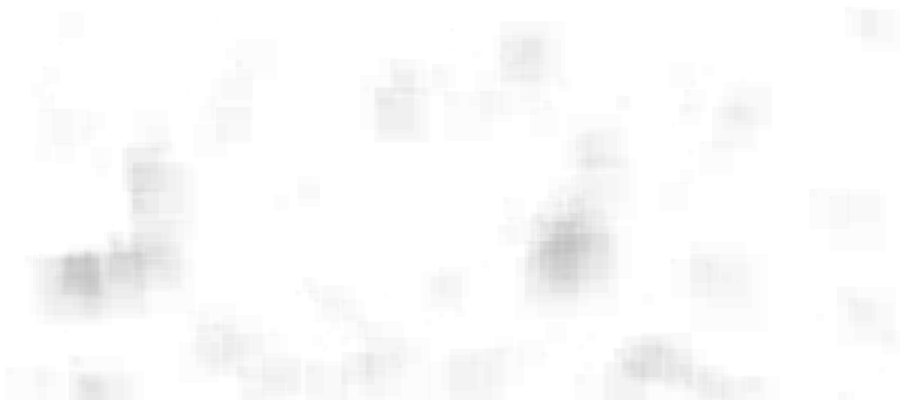
Frame 1 (no input)
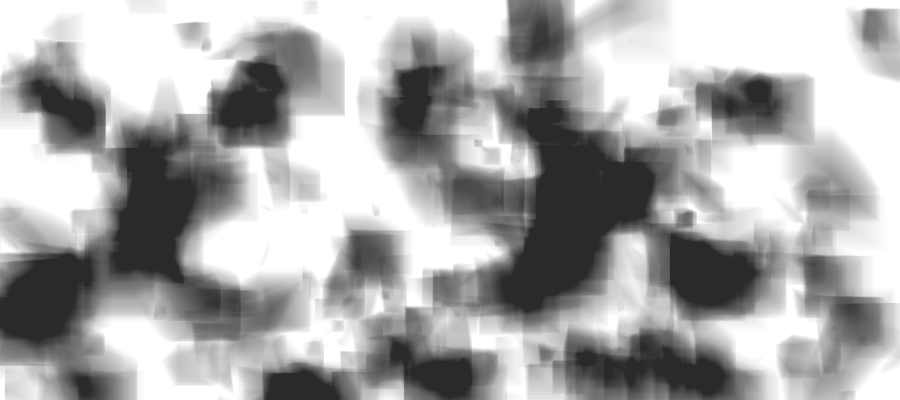
Frame 60 (the mouse pressed at the canvas centre just before this capture)
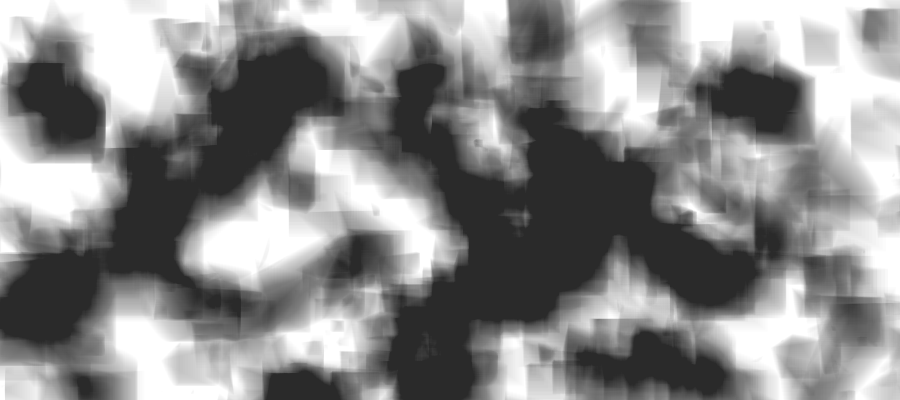
Frame 120 (the mouse held since frame 60 and released just before this capture)

The Processing sketch that drew these frames (run headless with seeded random() and noise(); from frame 60 on, the mouse is pressed at the canvas centre):

// Processing sketch: processing_86454
// ── processing_86454.pde

Rect[] Rects = new Rect[150];   

void setup() {

  size(900, 400); 
  background(255);
  smooth();
  noStroke();
  for (int i=0; i < Rects.length; i++) 
    Rects[i] = new Rect();
}

void draw() {
  for (int i=0; i<Rects.length; i++) {
    Rects[i].draw();
  }
}

//================================= 

class Rect {

  // properties
  float x, y, rad, xSpd, ySpd;

  // constructor
  Rect () {
    x = random(width);
    y = random(height);
    rad = random(1);
    xSpd = random(-1, 1); 	
    ySpd = random(-1, 1);
  }

  void draw() {

    float scale = cos(frameCount/200.0);// -1 -> 1
    float radScale = 70 + (scale*20);
    float radius = (rad * radScale);
    float spdScale = 10 -(10*(.5+scale/2.0)); // 0,10 (inverse)
    frameRate(5+spdScale*3);    
    
    x += xSpd * (2+spdScale/2);
    y += ySpd * (2+spdScale/2);
    
    //println(scale);

    if (x > (width+radius)) 
      x = 0 - radius;
    if (x < (0-radius)) 
      x = width+radius;
    if (y > (height+radius)) 
      y = 0 - radius;
    if (y < (0-radius)) 
      y = height+radius;

    for (int i=0; i<Rects.length; i++) {

      Rect otherCirc = Rects[i];
      float otherCircRadius = Rects[i].rad * scale;

      if (otherCirc != this) {  
        float dis = dist(x, y, otherCirc.x, otherCirc.y); 
        float overlap = dis - radius - otherCircRadius; 
        if (overlap < 0) { 
          float midx, midy;
          if (x < otherCirc.x) 
            midx = x + (otherCirc.x - x)/2;
          else 
            midx = otherCirc.x + (x - otherCirc.x)/2;
          if (y < otherCirc.y) 
            midy = y + (otherCirc.y - y)/2;
          else 
            midy = otherCirc.y + (y - otherCirc.y)/2;
          overlap *= -1; 
          
          fill( (frameCount%256<128 ) ? 0 : 255, 3);
          rect(midx, midy, overlap, overlap);
        }
      }
    }
  }
}
